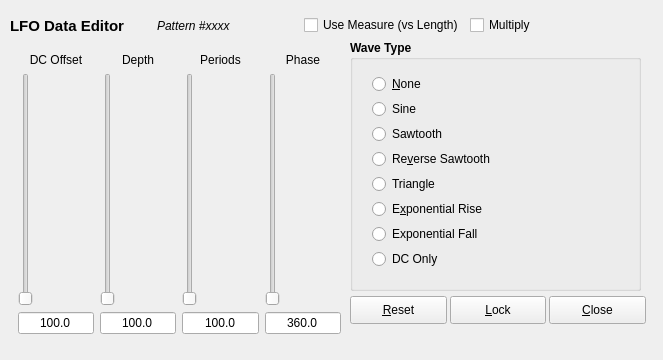
<?xml version="1.0" encoding="UTF-8"?>
<ui version="4.0">
 <class>qlfoframe</class>
 <widget class="QFrame" name="qlfoframe">
  <property name="geometry">
   <rect>
    <x>0</x>
    <y>0</y>
    <width>663</width>
    <height>360</height>
   </rect>
  </property>
  <property name="sizePolicy">
   <sizepolicy hsizetype="Fixed" vsizetype="Fixed">
    <horstretch>0</horstretch>
    <verstretch>0</verstretch>
   </sizepolicy>
  </property>
  <property name="windowTitle">
   <string>LFO</string>
  </property>
  <widget class="QWidget" name="horizontalLayoutWidget">
   <property name="geometry">
    <rect>
     <x>10</x>
     <y>10</y>
     <width>601</width>
     <height>31</height>
    </rect>
   </property>
   <layout class="QHBoxLayout" name="horizontalLayout">
    <item>
     <widget class="QLabel" name="m_lfo_main_label">
      <property name="font">
       <font>
        <pointsize>11</pointsize>
        <bold>true</bold>
       </font>
      </property>
      <property name="text">
       <string>LFO Data Editor</string>
      </property>
     </widget>
    </item>
    <item>
     <widget class="QLabel" name="m_pattern_label">
      <property name="font">
       <font>
        <italic>true</italic>
       </font>
      </property>
      <property name="text">
       <string>Pattern #xxxx</string>
      </property>
     </widget>
    </item>
    <item>
     <widget class="QCheckBox" name="m_measures_check_box">
      <property name="toolTip">
       <string>Use the measure length, rather than pattern length,
as the length of the LFO period.</string>
      </property>
      <property name="text">
       <string>Use Measure (vs Length)</string>
      </property>
     </widget>
    </item>
    <item>
     <widget class="QCheckBox" name="m_multiply_check_box">
      <property name="toolTip">
       <string>If checked, multiply existing event values by the
waveform, rather than forcing the events to
match the waveform.</string>
      </property>
      <property name="text">
       <string>Multiply</string>
      </property>
     </widget>
    </item>
   </layout>
  </widget>
  <widget class="QGroupBox" name="m_wave_type_group">
   <property name="geometry">
    <rect>
     <x>350</x>
     <y>40</y>
     <width>291</width>
     <height>251</height>
    </rect>
   </property>
   <property name="font">
    <font>
     <bold>true</bold>
    </font>
   </property>
   <property name="title">
    <string>Wave Type</string>
   </property>
   <widget class="QWidget" name="radioButtonLayoutWidget">
    <property name="geometry">
     <rect>
      <x>10</x>
      <y>30</y>
      <width>251</width>
      <height>211</height>
     </rect>
    </property>
    <layout class="QVBoxLayout" name="m_wave_layout">
     <property name="spacing">
      <number>1</number>
     </property>
     <property name="leftMargin">
      <number>12</number>
     </property>
     <item>
      <widget class="QRadioButton" name="m_radio_wave_none">
       <property name="font">
        <font>
         <bold>false</bold>
        </font>
       </property>
       <property name="text">
        <string>&amp;None</string>
       </property>
      </widget>
     </item>
     <item>
      <widget class="QRadioButton" name="m_radio_wave_sine">
       <property name="font">
        <font>
         <bold>false</bold>
        </font>
       </property>
       <property name="text">
        <string>Sine</string>
       </property>
      </widget>
     </item>
     <item>
      <widget class="QRadioButton" name="m_radio_wave_saw">
       <property name="font">
        <font>
         <bold>false</bold>
        </font>
       </property>
       <property name="text">
        <string>Sawtooth</string>
       </property>
      </widget>
     </item>
     <item>
      <widget class="QRadioButton" name="m_radio_wave_revsaw">
       <property name="font">
        <font>
         <bold>false</bold>
        </font>
       </property>
       <property name="text">
        <string>Re&amp;verse Sawtooth</string>
       </property>
      </widget>
     </item>
     <item>
      <widget class="QRadioButton" name="m_radio_wave_triangle">
       <property name="font">
        <font>
         <bold>false</bold>
        </font>
       </property>
       <property name="text">
        <string>Triangle</string>
       </property>
      </widget>
     </item>
     <item>
      <widget class="QRadioButton" name="m_radio_wave_exp">
       <property name="enabled">
        <bool>true</bool>
       </property>
       <property name="font">
        <font>
         <bold>false</bold>
        </font>
       </property>
       <property name="text">
        <string>E&amp;xponential Rise</string>
       </property>
      </widget>
     </item>
     <item>
      <widget class="QRadioButton" name="m_radio_wave_revexp">
       <property name="enabled">
        <bool>true</bool>
       </property>
       <property name="font">
        <font>
         <bold>false</bold>
        </font>
       </property>
       <property name="text">
        <string>Exponential Fall</string>
       </property>
      </widget>
     </item>
     <item>
      <widget class="QRadioButton" name="m_radio_wave_dc">
       <property name="font">
        <font>
         <bold>false</bold>
        </font>
       </property>
       <property name="text">
        <string>DC Only</string>
       </property>
      </widget>
     </item>
    </layout>
   </widget>
  </widget>
  <widget class="QWidget" name="buttonLayoutWidget">
   <property name="geometry">
    <rect>
     <x>350</x>
     <y>293</y>
     <width>296</width>
     <height>34</height>
    </rect>
   </property>
   <layout class="QHBoxLayout" name="horizontalLayout_5">
    <property name="spacing">
     <number>3</number>
    </property>
    <item>
     <widget class="QPushButton" name="m_button_reset">
      <property name="minimumSize">
       <size>
        <width>0</width>
        <height>28</height>
       </size>
      </property>
      <property name="toolTip">
       <string>Resets the pattern events to the original set
or to the last &quot;locked&quot; set of events.</string>
      </property>
      <property name="text">
       <string>&amp;Reset</string>
      </property>
     </widget>
    </item>
    <item>
     <widget class="QPushButton" name="m_button_lock">
      <property name="minimumSize">
       <size>
        <width>0</width>
        <height>28</height>
       </size>
      </property>
      <property name="toolTip">
       <string>Makes the current, modified events official and
non-resettable. Further modifications can be
applied.</string>
      </property>
      <property name="text">
       <string>&amp;Lock</string>
      </property>
     </widget>
    </item>
    <item>
     <widget class="QPushButton" name="m_button_close">
      <property name="minimumSize">
       <size>
        <width>0</width>
        <height>28</height>
       </size>
      </property>
      <property name="toolTip">
       <string>Close the LFO frame. If the pattern is modified, raise
the modify flag for the MIDI tune.</string>
      </property>
      <property name="text">
       <string>&amp;Close</string>
      </property>
     </widget>
    </item>
   </layout>
  </widget>
  <widget class="QWidget" name="sliderLayoutWidget">
   <property name="geometry">
    <rect>
     <x>18</x>
     <y>53</y>
     <width>323</width>
     <height>281</height>
    </rect>
   </property>
   <layout class="QHBoxLayout" name="horizontalLayout_2">
    <item>
     <layout class="QVBoxLayout" name="v_value_layout" stretch="0,0,0">
      <property name="spacing">
       <number>6</number>
      </property>
      <item>
       <widget class="QLabel" name="m_value_label">
        <property name="text">
         <string>DC Offset</string>
        </property>
        <property name="alignment">
         <set>Qt::AlignCenter</set>
        </property>
       </widget>
      </item>
      <item>
       <widget class="QSlider" name="m_value_slider">
        <property name="minimumSize">
         <size>
          <width>0</width>
          <height>0</height>
         </size>
        </property>
        <property name="maximumSize">
         <size>
          <width>16</width>
          <height>16777215</height>
         </size>
        </property>
        <property name="toolTip">
         <string>DC offset to add to modulating waveform.</string>
        </property>
        <property name="orientation">
         <enum>Qt::Vertical</enum>
        </property>
        <property name="tickPosition">
         <enum>QSlider::NoTicks</enum>
        </property>
       </widget>
      </item>
      <item>
       <widget class="QLineEdit" name="m_value_text">
        <property name="minimumSize">
         <size>
          <width>72</width>
          <height>0</height>
         </size>
        </property>
        <property name="text">
         <string>100.0</string>
        </property>
        <property name="alignment">
         <set>Qt::AlignCenter</set>
        </property>
       </widget>
      </item>
     </layout>
    </item>
    <item>
     <layout class="QVBoxLayout" name="v_range_layout">
      <item>
       <widget class="QLabel" name="m_range_label">
        <property name="text">
         <string>Depth</string>
        </property>
        <property name="alignment">
         <set>Qt::AlignCenter</set>
        </property>
       </widget>
      </item>
      <item>
       <widget class="QSlider" name="m_range_slider">
        <property name="minimumSize">
         <size>
          <width>0</width>
          <height>0</height>
         </size>
        </property>
        <property name="maximumSize">
         <size>
          <width>16</width>
          <height>16777215</height>
         </size>
        </property>
        <property name="toolTip">
         <string>Depth of modulation.</string>
        </property>
        <property name="orientation">
         <enum>Qt::Vertical</enum>
        </property>
        <property name="tickPosition">
         <enum>QSlider::NoTicks</enum>
        </property>
       </widget>
      </item>
      <item>
       <widget class="QLineEdit" name="m_range_text">
        <property name="minimumSize">
         <size>
          <width>72</width>
          <height>0</height>
         </size>
        </property>
        <property name="text">
         <string>100.0</string>
        </property>
        <property name="alignment">
         <set>Qt::AlignCenter</set>
        </property>
       </widget>
      </item>
     </layout>
    </item>
    <item>
     <layout class="QVBoxLayout" name="v_speed_layout">
      <item>
       <widget class="QLabel" name="m_speed_label">
        <property name="text">
         <string>Periods</string>
        </property>
        <property name="alignment">
         <set>Qt::AlignCenter</set>
        </property>
       </widget>
      </item>
      <item>
       <widget class="QSlider" name="m_speed_slider">
        <property name="minimumSize">
         <size>
          <width>0</width>
          <height>0</height>
         </size>
        </property>
        <property name="maximumSize">
         <size>
          <width>16</width>
          <height>16777215</height>
         </size>
        </property>
        <property name="toolTip">
         <string>Number of periods per pattern. Subject to anti-aliasing.</string>
        </property>
        <property name="orientation">
         <enum>Qt::Vertical</enum>
        </property>
        <property name="tickPosition">
         <enum>QSlider::NoTicks</enum>
        </property>
       </widget>
      </item>
      <item>
       <widget class="QLineEdit" name="m_speed_text">
        <property name="minimumSize">
         <size>
          <width>72</width>
          <height>0</height>
         </size>
        </property>
        <property name="text">
         <string>100.0</string>
        </property>
        <property name="alignment">
         <set>Qt::AlignCenter</set>
        </property>
       </widget>
      </item>
     </layout>
    </item>
    <item>
     <layout class="QVBoxLayout" name="v_phase_layout">
      <item>
       <widget class="QLabel" name="m_phase_label">
        <property name="text">
         <string>Phase</string>
        </property>
        <property name="alignment">
         <set>Qt::AlignCenter</set>
        </property>
       </widget>
      </item>
      <item>
       <widget class="QSlider" name="m_phase_slider">
        <property name="minimumSize">
         <size>
          <width>0</width>
          <height>0</height>
         </size>
        </property>
        <property name="maximumSize">
         <size>
          <width>16</width>
          <height>16777215</height>
         </size>
        </property>
        <property name="toolTip">
         <string>Phase of the LFO, 0 to 1 is 0 to 360 degrees.</string>
        </property>
        <property name="orientation">
         <enum>Qt::Vertical</enum>
        </property>
        <property name="invertedAppearance">
         <bool>false</bool>
        </property>
        <property name="invertedControls">
         <bool>false</bool>
        </property>
        <property name="tickPosition">
         <enum>QSlider::NoTicks</enum>
        </property>
       </widget>
      </item>
      <item>
       <widget class="QLineEdit" name="m_phase_text">
        <property name="minimumSize">
         <size>
          <width>72</width>
          <height>0</height>
         </size>
        </property>
        <property name="text">
         <string>360.0</string>
        </property>
        <property name="alignment">
         <set>Qt::AlignCenter</set>
        </property>
       </widget>
      </item>
     </layout>
    </item>
   </layout>
  </widget>
 </widget>
 <tabstops>
  <tabstop>m_measures_check_box</tabstop>
  <tabstop>m_range_slider</tabstop>
  <tabstop>m_range_text</tabstop>
  <tabstop>m_speed_slider</tabstop>
  <tabstop>m_speed_text</tabstop>
  <tabstop>m_phase_slider</tabstop>
  <tabstop>m_phase_text</tabstop>
  <tabstop>m_radio_wave_none</tabstop>
  <tabstop>m_radio_wave_sine</tabstop>
  <tabstop>m_radio_wave_saw</tabstop>
  <tabstop>m_radio_wave_revsaw</tabstop>
  <tabstop>m_radio_wave_triangle</tabstop>
  <tabstop>m_radio_wave_exp</tabstop>
  <tabstop>m_radio_wave_revexp</tabstop>
  <tabstop>m_button_reset</tabstop>
  <tabstop>m_button_close</tabstop>
 </tabstops>
 <resources/>
 <connections/>
</ui>
